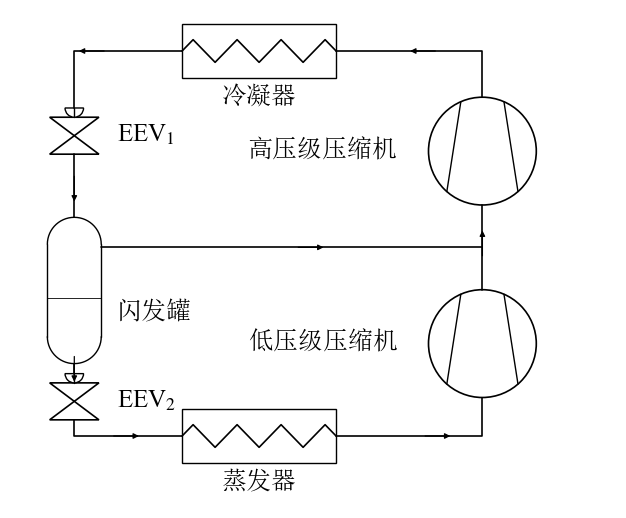

Reproduce this figure in Python.
# -*- coding: utf-8 -*-
"""示例:闪发罐双级压缩循环 —— 用 cycleplot 引擎 + 标准 PFD 符号组装。

回路:冷凝器 -> EEV1 -> 闪发罐 -> 底部出液 EEV2 -> 蒸发器
                        -> 顶部闪发气 -> 两级压缩机之间的混合点
      蒸发器 -> 低压级压缩机 -> 高压级压缩机 -> 冷凝器

对照 references/refcycle_flashtank.py(该版用 schemdraw + 手写绝对坐标折线,
这里改用端口 + 走点,拐点由引擎自动补齐)。
"""
import os
import sys

sys.path.insert(0, os.path.dirname(os.path.dirname(os.path.abspath(__file__))))

from cycleplot import Diagram, parts, use_font

use_font()

CP_X, CP_R = 620, 70          # 两台压缩机的 x / 半径
CP1_Y, CP2_Y = 440, 190       # 低压级 / 高压级中心高度
VAPOR_Y = 315                 # 闪发气接入两级之间的高度

d = Diagram(width=800, height=660)

# ---------- 部件 ----------
cond = d.add(parts.make_heat_exchanger(200, 70, shape="rect_zigzag7"),
             "冷凝器", loc=(330, 60))
evap = d.add(parts.make_heat_exchanger(200, 70, shape="rect_zigzag7"),
             "蒸发器", loc=(330, 560))
tank = d.add(parts.make_vessel(70, 190), "闪发罐", loc=(90, 371))
eev1 = d.add(parts.valve, loc=(90, 170))
eev2 = d.add(parts.valve, loc=(90, 515))
lpc = d.add(parts.make_compressor(CP_R, style="centrifugal"), "低压级压缩机",
            loc=(CP_X, CP1_Y), label_offset=(-CP_R - 40, 0), label_ha="right")
hpc = d.add(parts.make_compressor(CP_R, style="centrifugal"), "高压级压缩机",
            loc=(CP_X, CP2_Y), label_offset=(-CP_R - 40, 0), label_ha="right")

d.text(145, 170, "EEV$_1$", ha="left")
d.text(145, 515, "EEV$_2$", ha="left")

# ---------- 管路 ----------
# 冷凝器 -> 左行 -> 下行 -> EEV1 -> 闪发罐顶部进液
d.pipe(cond["left"], eev1["top"], via=[(90, 60)])
d.pipe(eev1["bottom"], tank["top"])
# 闪发气 -> 两级之间的混合点(端点落在级间管线的中段,总线式接法)
d.pipe(tank["vapor"], (CP_X, VAPOR_Y))
# 闪发罐底部出液 -> EEV2 -> 蒸发器
d.pipe(tank["bottom"], eev2["top"])
d.pipe(eev2["bottom"], evap["left"], via=[(90, 560)])
# 蒸发器 -> 低压级吸气 -> 低压级排气 -> 高压级吸气
d.pipe(evap["right"], lpc["bottom"], via=[(CP_X, 560)])
d.pipe(lpc["top"], hpc["bottom"])
# 高压级排气 -> 上行 -> 左行 -> 冷凝器
d.pipe(hpc["top"], cond["right"], via=[(CP_X, 60)])

out = os.path.join(os.path.dirname(os.path.abspath(__file__)),
                   "flash_tank_cycle.png")
d.save(out)
print("已生成:", out)
